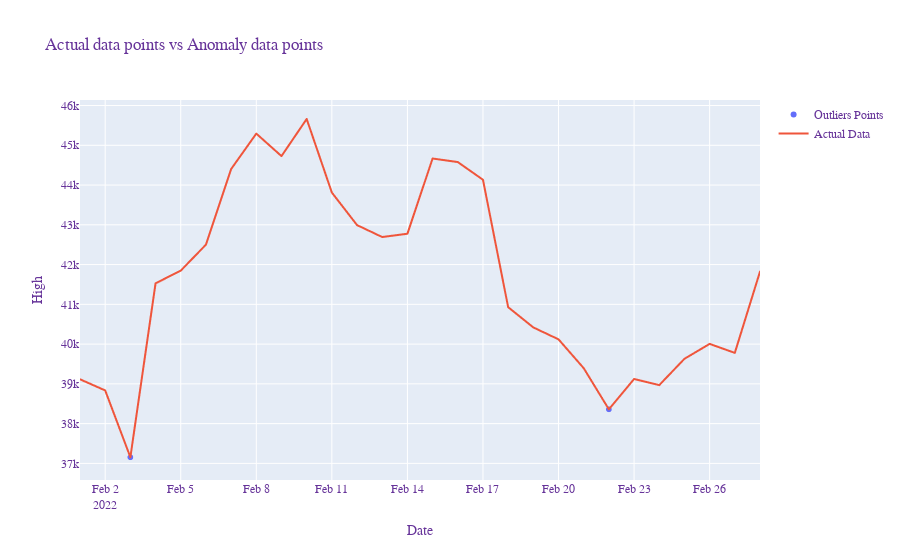

Source (notebook cell):
### Code cell
# Plot  anomalies
outlier_df =outlier_list[1]
series = df['High']

fig = go.Figure()
    # Add outlier_df trace
fig.add_trace(go.Scattergl(x = outlier_df.index, y = outlier_df,
                    mode='markers',
                    name='Outliers Points'))
    
    #Add df trace
fig.add_trace(go.Scattergl(x = series.index, y = series, mode = 'lines',
                    name='Actual Data'))

fig.update_layout(
    title="Actual data points vs Anomaly data points",
    xaxis_title="Date",
    yaxis_title= str(dfcol[1]),    
    font=dict(
        family="Courier New, monospace",
        size=12,
        color="RebeccaPurple"))

fig.show()

### Figure 1 — Plotly figure (JSON) as saved in the notebook; plotly's stock layout.template omitted (floating-point values rounded to 4 significant figures)
{"data": [{"mode": "markers", "name": "Outliers Points", "type": "scattergl", "x": ["2022-02-03T00:00:00", "2022-02-22T00:00:00"], "y": [37150.0, 38360.0]}, {"mode": "lines", "name": "Actual Data", "type": "scattergl", "x": ["2022-02-01T00:00:00", "2022-02-02T00:00:00", "2022-02-03T00:00:00", "2022-02-04T00:00:00", "2022-02-05T00:00:00", "2022-02-06T00:00:00", "2022-02-07T00:00:00", "2022-02-08T00:00:00", "2022-02-09T00:00:00", "2022-02-10T00:00:00", "2022-02-11T00:00:00", "2022-02-12T00:00:00", "2022-02-13T00:00:00", "2022-02-14T00:00:00", "2022-02-15T00:00:00", "2022-02-16T00:00:00", "2022-02-17T00:00:00", "2022-02-18T00:00:00", "2022-02-19T00:00:00", "2022-02-20T00:00:00", "2022-02-21T00:00:00", "2022-02-22T00:00:00", "2022-02-23T00:00:00", "2022-02-24T00:00:00", "2022-02-25T00:00:00", "2022-02-26T00:00:00", "2022-02-27T00:00:00", "2022-02-28T00:00:00"], "y": [39120.0, 38830.0, 37150.0, 41530.0, 41850.0, 42500.0, 44400.0, 45290.0, 44730.0, 45660.0, 43810.0, 42990.0, 42690.0, 42780.0, 44670.0, 44580.0, 44130.0, 40930.0, 40420.0, 40120.0, 39390.0, 38360.0, 39120.0, 38970.0, 39630.0, 40010.0, 39780.0, 41820.0]}], "layout": {"font": {"color": "RebeccaPurple", "family": "Courier New, monospace", "size": 12}, "title": {"text": "Actual data points vs Anomaly data points"}, "xaxis": {"title": {"text": "Date"}}, "yaxis": {"title": {"text": "High"}}}}
